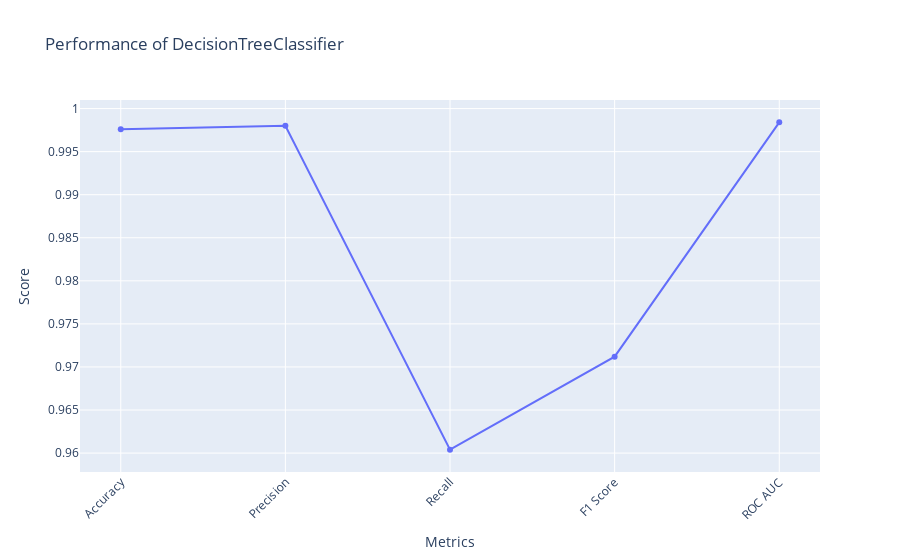
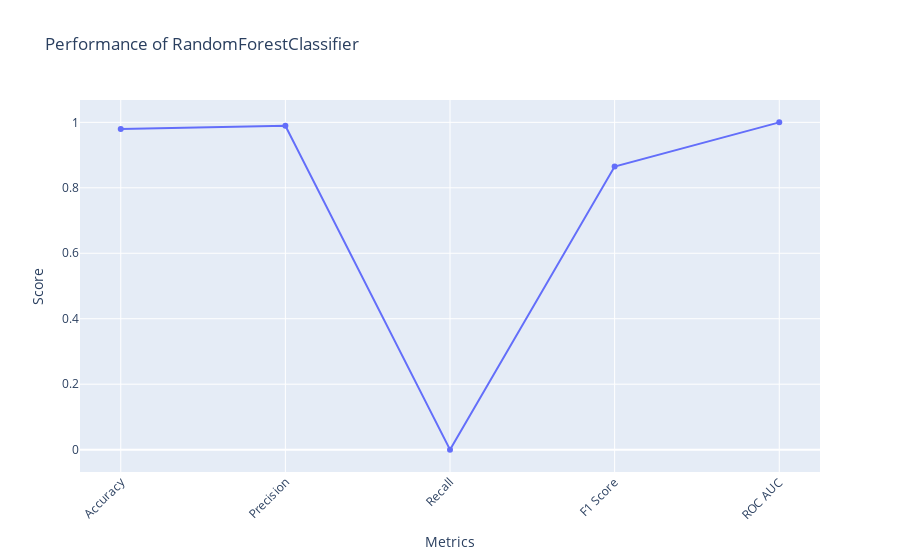
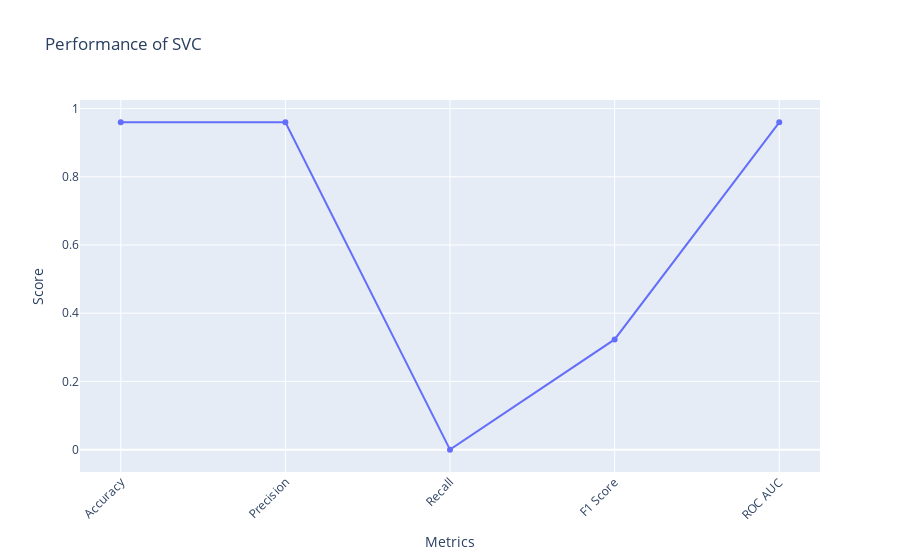
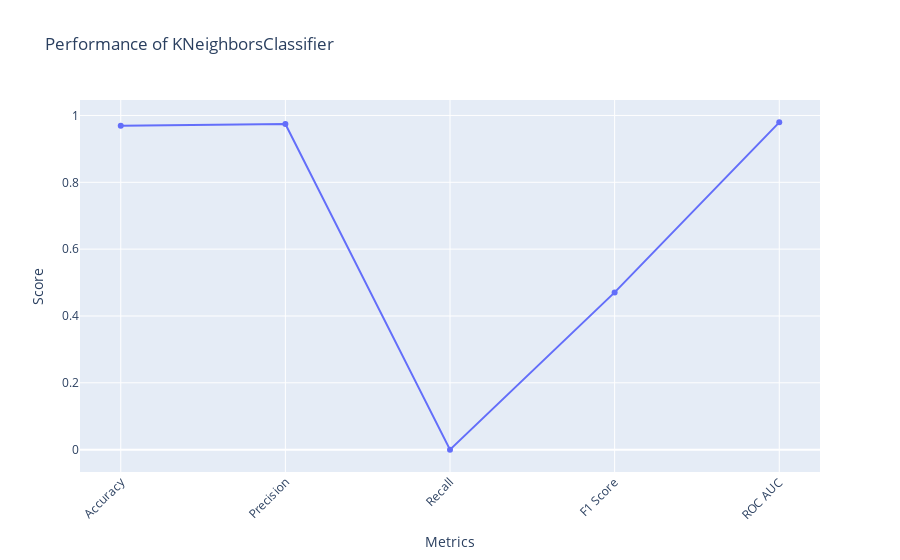

Notebook code cell kept with these figures, in order:
### Code cell
# Lists to store the evaluation metrics
metrics = ['Accuracy', 'Precision', 'Recall', 'F1 Score', 'ROC AUC']
evaluation_scores = {metric: [] for metric in metrics}

# Evaluate the models
for model in models:
    model.fit(X_train, y_train)
    y_pred = model.predict(X_test)
    y_pred_proba = model.predict_proba(X_test)[:, 1]

    # Calculate the evaluation metrics
    accuracy = accuracy_score(y_test, y_pred)
    precision = precision_score(y_test, y_pred)
    recall = recall_score(y_test, y_pred)
    f1 = f1_score(y_test, y_pred)
    roc_auc = roc_auc_score(y_test, y_pred_proba)

    # Append the scores to the lists
    evaluation_scores['Accuracy'].append(accuracy)
    evaluation_scores['Precision'].append(precision)
    evaluation_scores['Recall'].append(recall)
    evaluation_scores['F1 Score'].append(f1)
    evaluation_scores['ROC AUC'].append(roc_auc)

# Create separate plots for each algorithm
for model, metric_scores in zip(models, evaluation_scores.values()):
    algorithm_name = model.__class__.__name__
    fig = go.Figure()
    fig.add_trace(go.Scatter(x=metrics, y=metric_scores, mode='lines+markers'))
    fig.update_layout(
        title=f'Performance of {algorithm_name}',
        xaxis_title='Metrics',
        yaxis_title='Score',
        xaxis_tickangle=-45
    )
    fig.show()

### Figure 1 — Plotly figure (JSON) as saved in the notebook; plotly's stock layout.template omitted (floating-point values rounded to 4 significant figures)
{"data": [{"mode": "lines+markers", "type": "scatter", "x": ["Accuracy", "Precision", "Recall", "F1 Score", "ROC AUC"], "y": [0.9976, 0.998, 0.9604, 0.9712, 0.9984]}], "layout": {"title": {"text": "Performance of DecisionTreeClassifier"}, "xaxis": {"tickangle": -45, "title": {"text": "Metrics"}}, "yaxis": {"title": {"text": "Score"}}}}

### Figure 2 — Plotly figure (JSON) as saved in the notebook; plotly's stock layout.template omitted (floating-point values rounded to 4 significant figures)
{"data": [{"mode": "lines+markers", "type": "scatter", "x": ["Accuracy", "Precision", "Recall", "F1 Score", "ROC AUC"], "y": [0.9794, 0.9896, 0, 0.8649, 1]}], "layout": {"title": {"text": "Performance of RandomForestClassifier"}, "xaxis": {"tickangle": -45, "title": {"text": "Metrics"}}, "yaxis": {"title": {"text": "Score"}}}}

### Figure 3 — Plotly figure (JSON) as saved in the notebook; plotly's stock layout.template omitted (floating-point values rounded to 4 significant figures)
{"data": [{"mode": "lines+markers", "type": "scatter", "x": ["Accuracy", "Precision", "Recall", "F1 Score", "ROC AUC"], "y": [0.9596, 0.9596, 0, 0.3232, 0.9596]}], "layout": {"title": {"text": "Performance of SVC"}, "xaxis": {"tickangle": -45, "title": {"text": "Metrics"}}, "yaxis": {"title": {"text": "Score"}}}}

### Figure 4 — Plotly figure (JSON) as saved in the notebook; plotly's stock layout.template omitted (floating-point values rounded to 4 significant figures)
{"data": [{"mode": "lines+markers", "type": "scatter", "x": ["Accuracy", "Precision", "Recall", "F1 Score", "ROC AUC"], "y": [0.9694, 0.9744, 0, 0.4706, 0.9794]}], "layout": {"title": {"text": "Performance of KNeighborsClassifier"}, "xaxis": {"tickangle": -45, "title": {"text": "Metrics"}}, "yaxis": {"title": {"text": "Score"}}}}
